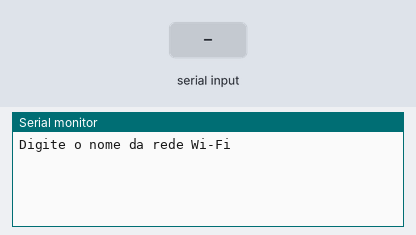
The sketch below on a simulated ESP32. On the bench: the last lines printed to the serial monitor. The inputs (shaded band) are chosen by the test bench. WiFi joins after 1.5 s; servers stay silent unless stated.

Above: at 1.0 s.
1.1 s: "1\n" received over Serial
At 2.1 s:
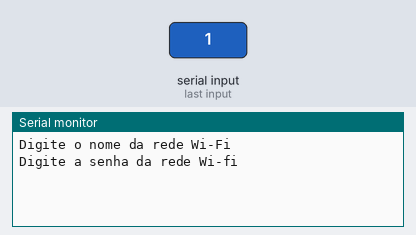
2.6 s: "0\n" received over Serial
At 4.7 s:
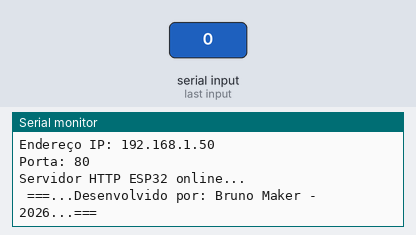

Measured:
- after the input at 1.1 s, the serial monitor: prints a new line at once (image 1)
- after the input at 2.6 s, the serial monitor: prints a new line at once (image 2)

The sketch:

WI-FI-ESP32.ino
```cpp
// Conecta o esp32 ao Wi-Fi...
#include <WiFi.h>
// Cliente de rede para as conexões do servidor...
#include <WiFiClient.h>
// Cria o servidor no esp32...
#include <WebServer.h>

// Cria as variáveis pra armazenar o nome e senha da rede Wi-Fi...
String nome_rede_wifi = "";
String senha_rede_wifi = "";

// Cria a constante e o inteiro pra difinir e usar a porta do servidor...
const int PORTA = 80;

// A verificação de tentativas inicia em "0" e termina em "150"...
int quantidade_verificao = 0;
int limite_verificao = 150;
bool sucesso_verificacao = false;

// Define o servidor com a classe "WebServer" e um objeto "server" usando a constante inteira "PORTA" ...
WebServer server(PORTA);

// Cria a função com a página HTML...
void paginaHtml()
{
  // Tudo que fica dentro do "R" é texto puro...
  String resposta = R"(
    <!DOCTYPE html><html>
      <head>
        <title>ESP32 HTTP</title>
        <meta name="viewport" content="width=device-width, initial-scale=1">
      </head>
      <body>
        <h1>Servidor Web Server ESP32 Online</h1>
      </body>
    </html>
  )";
  // Envia o status de reposta junto com o conteúdo da página...
  server.send(200, "text/html", resposta);
}

void setup()
{
  Serial.begin(115200);
  // Ativa a reconexão automática na rede Wi-Fi se estiver "true"...
  WiFi.setAutoReconnect(false);

  // Envolve o precesso de receber, validar e conectar...
  while (sucesso_verificacao == false)
  {
    // Reinicia o contador para permitir uma nova tentativa após uma falha...
    quantidade_verificao = 0;
    // Recebe o nome da rede via serial...
    Serial.println("Digite o nome da rede Wi-Fi");
    // Espera o usuário digitar na serial...
    while (Serial.available() == 0)
    {
      delay(100);
    }
    // Lê até apertar Enter...
    nome_rede_wifi = Serial.readStringUntil('\n');
    // Limpa os espaços do início, fim e quebra de linhas...
    nome_rede_wifi.trim();
    // Pula uma linha...
    Serial.println();
    // Recebe a senha da rede via serial...
    Serial.println("Digite a senha da rede Wi-fi");
    // Pula linha...
    Serial.println();
    // Cria uma pausa no código que barra o avanço até que o monitor receba caracteres do teclado...
    while (Serial.available() == 0)
    {
      delay(100);
    }
    // Lê até apertar Enter...
    senha_rede_wifi = Serial.readStringUntil('\n');
    // Limpa os espaços do início, fim e quebra de linhas...
    senha_rede_wifi.trim();

    // Conecta a placa a uma rede existente...
    WiFi.begin(nome_rede_wifi.c_str(), senha_rede_wifi.c_str());
    // Feeback de verificação de dados inseridos...
    Serial.println("Verificando dados inseridos, aguarde!");
    // Aguardando conexão: "!= Difrente de..." enquanto o status do Wi-Fi for diferente de "conectado", ele continua...
    // Contiuna a verificação enquanto a quantidade de tentativas for menor que o limite, "50"...
    while (WiFi.status() != WL_CONNECTED && (quantidade_verificao < limite_verificao))
    {
      delay(100);
      // Pontinhos...
      Serial.print(".");
      // Soma uma tentativa até chegar en "50"...
      quantidade_verificao = quantidade_verificao + 1;
    }
    // Pula linha...
    Serial.println();
    // Verifica se o status é conecatdo...
    if (WiFi.status() == WL_CONNECTED)
    {
      // Conexão confirmada "dados válidos", encerra o laço...
      sucesso_verificacao = true;
      Serial.println();
      // Status dos processos no monitor...
      Serial.print(
          "Conectado: " + String(nome_rede_wifi) + '\n' +
          "Endereço IP: " + WiFi.localIP().toString() + '\n' +
          "Porta: " + String(PORTA) + '\n' +
          "Servidor HTTP ESP32 online..." + "\n\n\n" +
          " ===...Desenvolvido por: Bruno Maker - 2026...=== ");
    }
    else
    {
      // Desconecta e desliga o Wi-Fi se der erro de credenciais se tiver "true"...
      WiFi.disconnect(false);
      // Pula linha...
      Serial.println();
      // Resposta de erro...
      Serial.println("Nome da rede ou senha inválido!");
      // Pula linha...
      Serial.println();
    }
  }
  // Raíz da página...
  server.on("/", paginaHtml);
  // Ininia o servidor HTTP...
  server.begin();
};

void loop()
{
  // Verifica se o navegador fez alguma requisição...
  server.handleClient();
  delay(2);
};
```
